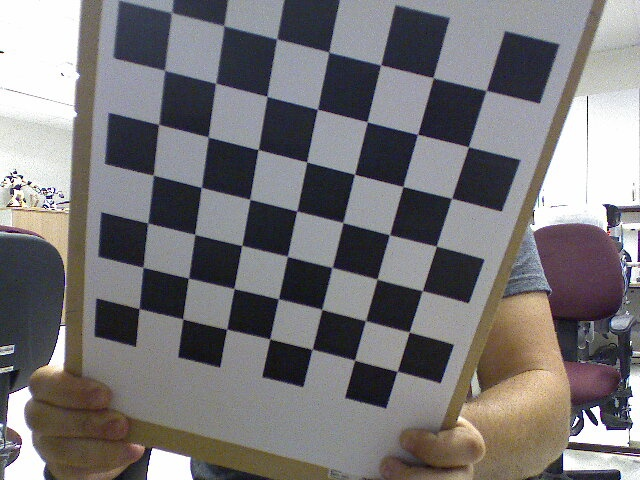
#> input picture Calibração/Output/2018-10-23-165632.jpg, 640 x 480 px; its folder holds only this picture in this run
$ python calibrate.py Output/2018-10-23-165632.jpg
#> lines starting #> are read from the running program, lines starting #| are printed output that depends on the picture
#!/usr/bin/env python

'''
camera calibration for distorted images with chess board samples
reads distorted images, calculates the calibration and write undistorted images

usage:
    calibrate.py [--debug <output path>] [--square_size] [<image mask>]

default values:
    --debug:    ./output/
    --square_size: 1.0
    <image mask> defaults to Webcam
'''

# Python 2/3 compatibility
from __future__ import print_function

import numpy as np
import cv2 as cv

# local modules
from common import splitfn

# built-in modules
import os

if __name__ == '__main__':
    import sys
    import getopt
    from glob import glob

    args, img_mask = getopt.getopt(sys.argv[1:], '', ['debug=', 'square_size=', 'threads='])
    args = dict(args)
    args.setdefault('--debug', './output/')
    args.setdefault('--square_size', 1.0)
    args.setdefault('--threads', 4)
    if not img_mask:
        img_mask = 'Output/*.jpg'  # default
    else:
        img_mask = img_mask[0]

    img_names = glob(img_mask)
    print(img_names)
    debug_dir = args.get('--debug')
    if debug_dir and not os.path.isdir(debug_dir):
        os.mkdir(debug_dir)
    square_size = float(args.get('--square_size'))

    pattern_size = (9, 6)
    pattern_points = np.zeros((np.prod(pattern_size), 3), np.float32)
    pattern_points[:, :2] = np.indices(pattern_size).T.reshape(-1, 2)
    pattern_points *= square_size

    obj_points = []
    img_points = []
    h, w = cv.imread(img_names[0], 0).shape[:2]  # TODO: use imquery call to retrieve results
#> h = 480; w = 640

    def processImage(fn):
#> called with fn = 'Output/2018-10-23-165632.jpg'
        print('processing %s... ' % fn)
        img = cv.imread(fn, 0)
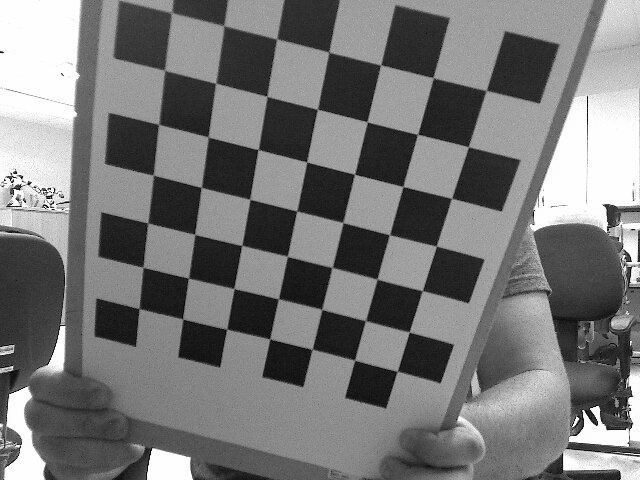
#> img: shape (480, 640); min 0, max 255, mean 119.1
        if img is None:
            print("Failed to load", fn)
            return None

        assert w == img.shape[1] and h == img.shape[0], ("size: %d x %d ... " % (img.shape[1], img.shape[0]))
        found, corners = cv.findChessboardCorners(img, pattern_size)
#> found = False; corners = None
        if found:
            term = (cv.TERM_CRITERIA_EPS + cv.TERM_CRITERIA_COUNT, 30, 0.1)
            cv.cornerSubPix(img, corners, (5, 5), (-1, -1), term)

        if debug_dir:
            vis = cv.cvtColor(img, cv.COLOR_GRAY2BGR)
            cv.drawChessboardCorners(vis, pattern_size, corners, found)
#> (the run stopped early here; a loop or call above may not have finished)

$ run again, on Calibração/Webcam/2018-10-23-165434.jpg
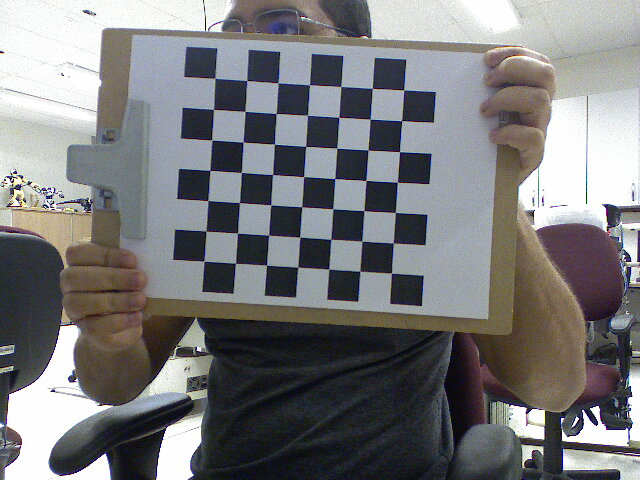
#> input picture Calibração/Webcam/2018-10-23-165434.jpg, 640 x 480 px
#> h = 480; w = 640
#> in processImage, `img = cv.imread(fn, 0)`:
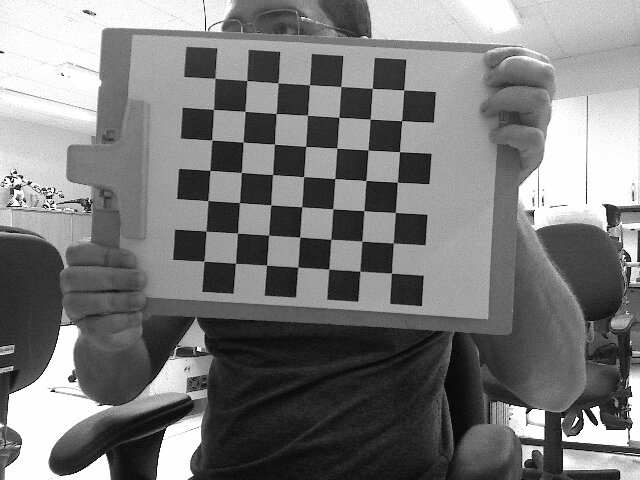
#> img: shape (480, 640); min 0, max 255, mean 122.1
#> found = False; corners = None

$ run again, on Calibração/Webcam/2018-10-23-165448.jpg
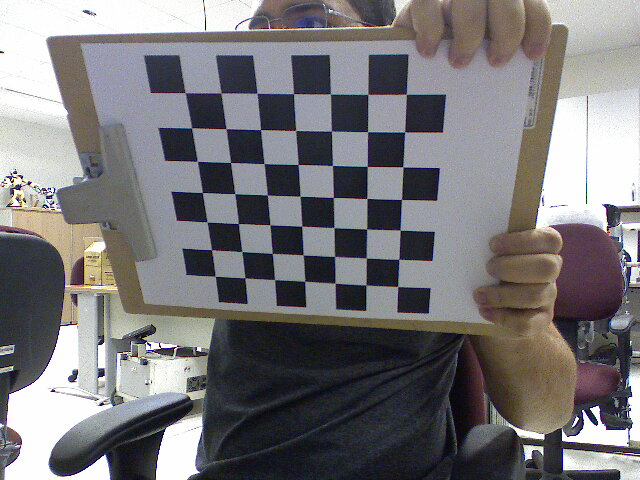
#> input picture Calibração/Webcam/2018-10-23-165448.jpg, 640 x 480 px
#> h = 480; w = 640
#> in processImage, `img = cv.imread(fn, 0)`:
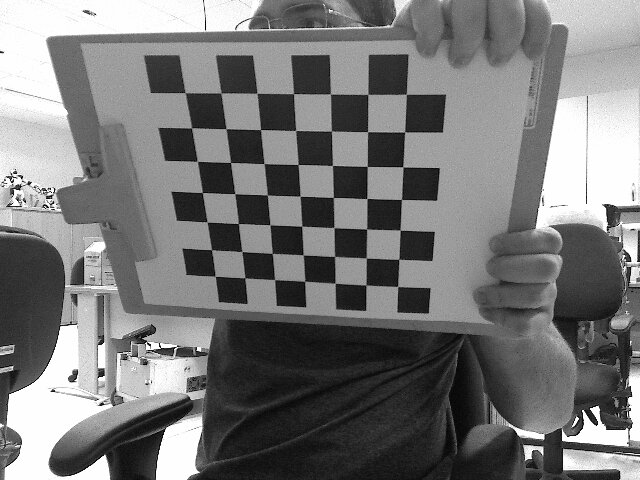
#> img: shape (480, 640); min 0, max 255, mean 119.6
#> found = False; corners = None

$ run again, on Calibração/Output/2018-10-23-165640.jpg
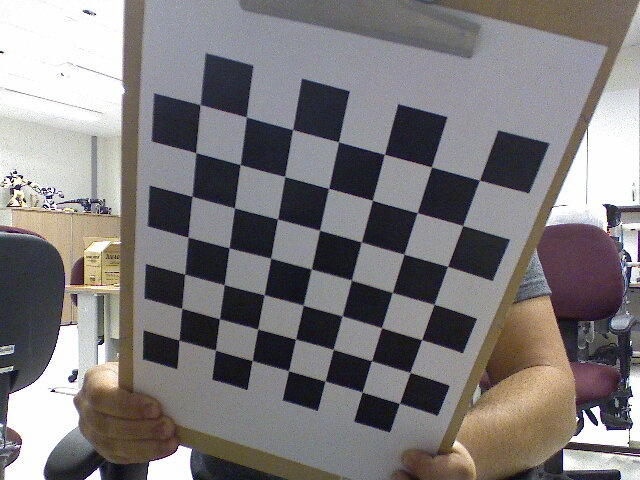
#> input picture Calibração/Output/2018-10-23-165640.jpg, 640 x 480 px
#> h = 480; w = 640
#> in processImage, `img = cv.imread(fn, 0)`:
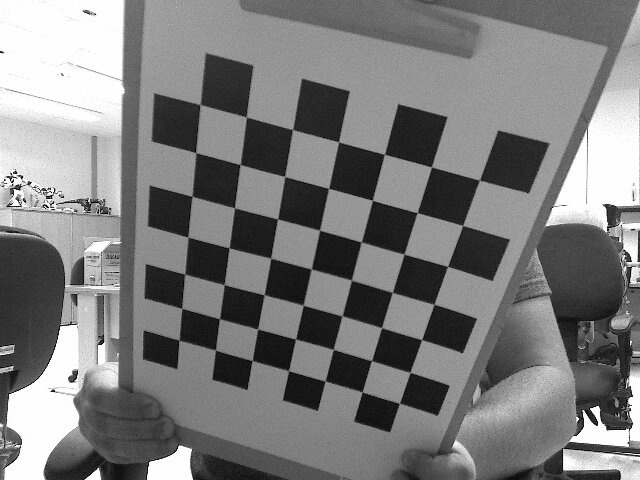
#> img: shape (480, 640); min 0, max 255, mean 124.2
#> found = False; corners = None

$ run again, on Calibração/Output/2018-10-23-185527.jpg
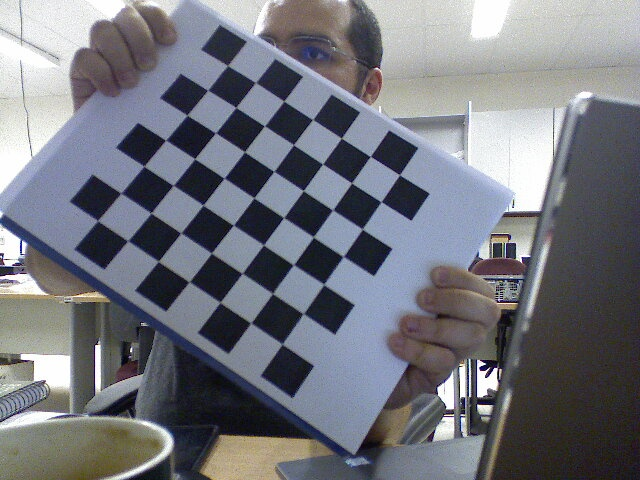
#> input picture Calibração/Output/2018-10-23-185527.jpg, 640 x 480 px
#> h = 480; w = 640
#> in processImage, `img = cv.imread(fn, 0)`:
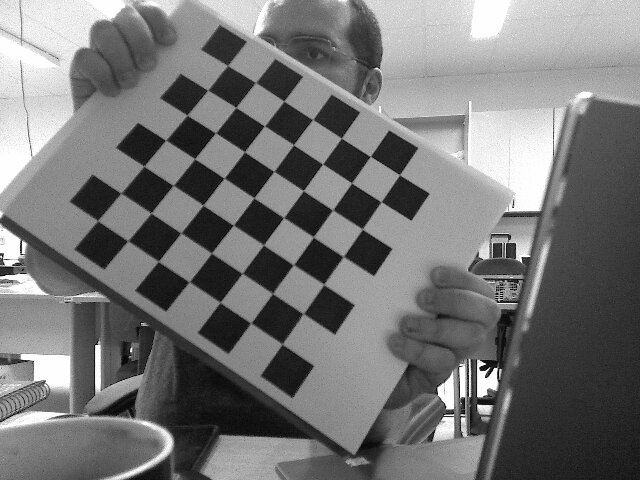
#> img: shape (480, 640); min 0, max 255, mean 117.8
#> found = False; corners = None
